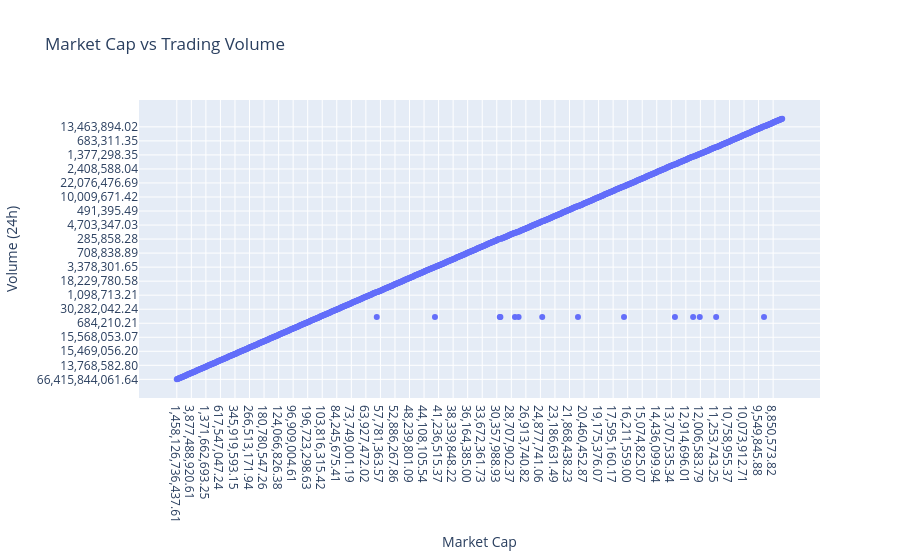

Here is the notebook cell this chart was saved with:
### Markdown cell above
### Why choose these columns?
- Market Cap indicates project size.
- Volume (24h) indicates trading activity.
- This helps identify whether large cryptocurrencies are traded more frequently.

### Code cell
fig = px.scatter(
    df,
    x="Market Cap",
    y="Volume (24h)",
    title="Market Cap vs Trading Volume",
    hover_data=["Name","Symbol"]
)

fig.show()

### Figure 1 — Plotly figure (JSON) as saved in the notebook; plotly's stock layout.template omitted (floating-point values rounded to 4 significant figures; data arrays with more than 128 entries replaced by an {"elided": "..."} marker saying what was removed)
{"data": [{"customdata": {"elided": "1000x2 str values"}, "hovertemplate": "Market Cap=%{x}<br>Volume (24h)=%{y}<br>Name=%{customdata[0]}<br>Symbol=%{customdata[1]}<extra></extra>", "legendgroup": "", "marker": {"color": "#636efa", "symbol": "circle"}, "mode": "markers", "name": "", "orientation": "v", "showlegend": false, "type": "scatter", "x": {"elided": "1000 str values"}, "xaxis": "x", "y": {"elided": "1000 str values"}, "yaxis": "y"}], "layout": {"autosize": true, "legend": {"tracegroupgap": 0}, "title": {"text": "Market Cap vs Trading Volume"}, "xaxis": {"anchor": "y", "autorange": true, "domain": [0, 1], "range": [-60.78, 1060.0], "title": {"text": "Market Cap"}, "type": "category"}, "yaxis": {"anchor": "x", "autorange": true, "domain": [0, 1], "range": [-118.4, 1103.0], "title": {"text": "Volume (24h)"}, "type": "category"}}}
